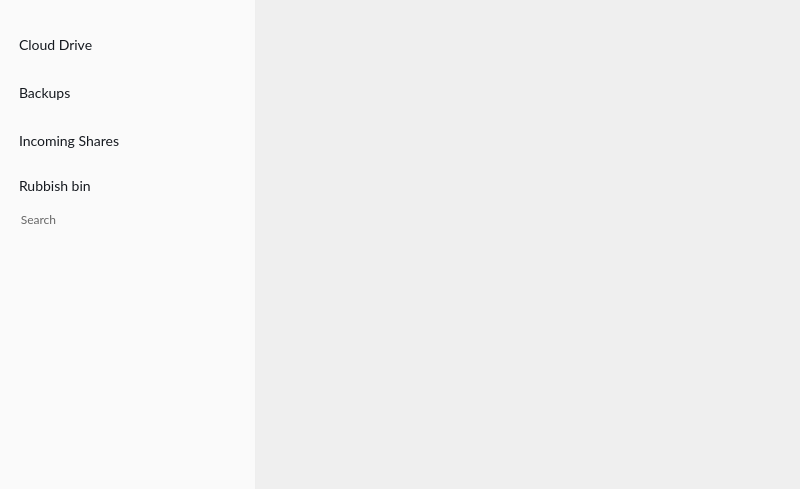
<?xml version="1.0" encoding="UTF-8"?>
<ui version="4.0">
 <class>NodeSelector</class>
 <widget class="QDialog" name="NodeSelector">
  <property name="windowModality">
   <enum>Qt::NonModal</enum>
  </property>
  <property name="geometry">
   <rect>
    <x>0</x>
    <y>0</y>
    <width>800</width>
    <height>489</height>
   </rect>
  </property>
  <property name="minimumSize">
   <size>
    <width>600</width>
    <height>300</height>
   </size>
  </property>
  <property name="windowTitle">
   <string>Select a MEGA folder</string>
  </property>
  <property name="autoFillBackground">
   <bool>false</bool>
  </property>
  <property name="styleSheet">
   <string notr="true">QGroupBox, QPushButton
{
background-color: transparent;
}

#cbAlwaysUploadToLocation
{
    spacing: 10px;
}

QWidget
{
font-size: 11px;
}

QScrollBar:horizontal {
height: 16px;
}

#TransferManager
{
    border-radius: 4px;
    border: 1px solid black;
}

*
{
    font-family: Lato;
}

#wLeftPaneNS
{
    background-color: #FAFAFA;
    border-right: 1px solid #EEEEEE;
}

#wRightPaneHeader, #sCurrentContent
{
    background-color: white;
}

#wStorage QFrame
{
    padding-right: 6px;
    padding-left: 6px;
}

#wSearchNS  QFrame
{
    padding-right: 6px;
    padding-left: 6px;
}

#wStorage QPushButton
{
    height: 34px;
}

QGroupBox
{
    font-size: 12px;
    border: none;
}

QGroupBox::title
{
    font-family: Lato;
   color: #666666;
    padding-left: 10px;
}

#wStorage QPushButton
{
    font-size: 14px;
    color: #15191F;
    border: none;
    text-align: left;
    padding-right: 0px;
    padding-left: 0px;
    qProperty-iconSize: 24px;
}

#wSearchNS QPushButton
{
    font-size: 14px;
    color: #15191F;
    border: none;
    text-align: left;
    padding-left: -1px;
    padding-right: 0px;
    qProperty-iconSize: 24px;
}
 
#wLeftPaneNS QToolButton
{
  border: none;
}


</string>
  </property>
  <layout class="QHBoxLayout" name="horizontalLayout_15" stretch="0,1">
   <property name="spacing">
    <number>0</number>
   </property>
   <property name="leftMargin">
    <number>0</number>
   </property>
   <property name="topMargin">
    <number>0</number>
   </property>
   <property name="rightMargin">
    <number>0</number>
   </property>
   <property name="bottomMargin">
    <number>0</number>
   </property>
   <item>
    <widget class="QWidget" name="wLeftPaneNS" native="true">
     <property name="sizePolicy">
      <sizepolicy hsizetype="Fixed" vsizetype="Preferred">
       <horstretch>0</horstretch>
       <verstretch>0</verstretch>
      </sizepolicy>
     </property>
     <property name="minimumSize">
      <size>
       <width>256</width>
       <height>0</height>
      </size>
     </property>
     <property name="maximumSize">
      <size>
       <width>256</width>
       <height>16777215</height>
      </size>
     </property>
     <property name="styleSheet">
      <string notr="true">#wLeftPaneNS QFrame &gt; QLabel
{
    font-weight: bold;
    color: #999999;
    font-size: 10px;
	text-align: right;
    border-radius: 12px;
}

#wLeftPaneNS QFrame[itsOn=true] 
{
	border-radius: 4px;
    background: solid white;
}

#wLeftPaneNS QFrame[itsOn=true]  &gt; QLabel
{
    border: 1px solid #F5F5F5; 
    background-color: #FAFAFA;
}

#wLeftPaneNS QFrame[itsOn=false] 
{
	border-radius: none;
    background-color: transparent;
}

#wLeftPaneNS QFrame[itsOn=false] &gt; QLabel
{
    border: 1px transparent #FAFAFA; 
    background: transparent;
}

#wLeftPaneNS QFrame
{
min-height:40px;
}

#wLeftPaneNS QPushButton
{
min-height:40px;
}

</string>
     </property>
     <layout class="QVBoxLayout" name="verticalLayout">
      <property name="topMargin">
       <number>0</number>
      </property>
      <item>
       <widget class="QGroupBox" name="wStorage">
        <property name="title">
         <string/>
        </property>
        <layout class="QVBoxLayout" name="wSearchLayout_2">
         <property name="spacing">
          <number>8</number>
         </property>
         <property name="leftMargin">
          <number>4</number>
         </property>
         <property name="topMargin">
          <number>24</number>
         </property>
         <property name="rightMargin">
          <number>4</number>
         </property>
         <property name="bottomMargin">
          <number>4</number>
         </property>
         <item>
          <widget class="QFrame" name="fCloudDrive">
           <property name="minimumSize">
            <size>
             <width>0</width>
             <height>40</height>
            </size>
           </property>
           <property name="frameShape">
            <enum>QFrame::NoFrame</enum>
           </property>
           <property name="frameShadow">
            <enum>QFrame::Plain</enum>
           </property>
           <layout class="QHBoxLayout" name="horizontalLayout">
            <property name="leftMargin">
             <number>0</number>
            </property>
            <property name="topMargin">
             <number>0</number>
            </property>
            <property name="rightMargin">
             <number>0</number>
            </property>
            <property name="bottomMargin">
             <number>0</number>
            </property>
            <item>
             <widget class="QPushButton" name="bShowCloudDrive">
              <property name="sizePolicy">
               <sizepolicy hsizetype="Expanding" vsizetype="Fixed">
                <horstretch>0</horstretch>
                <verstretch>0</verstretch>
               </sizepolicy>
              </property>
              <property name="minimumSize">
               <size>
                <width>0</width>
                <height>40</height>
               </size>
              </property>
              <property name="maximumSize">
               <size>
                <width>16777215</width>
                <height>16777215</height>
               </size>
              </property>
              <property name="font">
               <font>
                <family>Lato</family>
                <pointsize>-1</pointsize>
                <bold>false</bold>
               </font>
              </property>
              <property name="cursor">
               <cursorShape>PointingHandCursor</cursorShape>
              </property>
              <property name="acceptDrops">
               <bool>true</bool>
              </property>
              <property name="text">
               <string notr="true">Cloud Drive</string>
              </property>
              <property name="icon">
               <iconset theme="cloud_ico" resource="../../../Resources_common.qrc">
                <normaloff>:/images/node_selector/sidebar/cloud_ico_default.png</normaloff>:/images/node_selector/sidebar/cloud_ico_default.png</iconset>
              </property>
              <property name="iconSize">
               <size>
                <width>24</width>
                <height>24</height>
               </size>
              </property>
              <property name="checkable">
               <bool>true</bool>
              </property>
              <property name="autoExclusive">
               <bool>true</bool>
              </property>
              <property name="autoDefault">
               <bool>false</bool>
              </property>
              <property name="flat">
               <bool>false</bool>
              </property>
              <property name="default_icon" stdset="0">
               <string notr="true">qrc:/images/node_selector/sidebar/cloud_ico_default.png</string>
              </property>
              <property name="icon_spacing" stdset="0">
               <UInt>4</UInt>
              </property>
              <attribute name="buttonGroup">
               <string notr="true">buttonGroup</string>
              </attribute>
             </widget>
            </item>
           </layout>
          </widget>
         </item>
         <item>
          <widget class="QFrame" name="fBackups">
           <property name="minimumSize">
            <size>
             <width>0</width>
             <height>40</height>
            </size>
           </property>
           <property name="frameShape">
            <enum>QFrame::NoFrame</enum>
           </property>
           <property name="frameShadow">
            <enum>QFrame::Plain</enum>
           </property>
           <layout class="QHBoxLayout" name="horizontalLayout_2">
            <property name="leftMargin">
             <number>0</number>
            </property>
            <property name="topMargin">
             <number>0</number>
            </property>
            <property name="rightMargin">
             <number>0</number>
            </property>
            <property name="bottomMargin">
             <number>0</number>
            </property>
            <item>
             <widget class="QPushButton" name="bShowBackups">
              <property name="sizePolicy">
               <sizepolicy hsizetype="Expanding" vsizetype="Fixed">
                <horstretch>0</horstretch>
                <verstretch>0</verstretch>
               </sizepolicy>
              </property>
              <property name="minimumSize">
               <size>
                <width>0</width>
                <height>40</height>
               </size>
              </property>
              <property name="font">
               <font>
                <family>Lato</family>
                <pointsize>-1</pointsize>
                <bold>false</bold>
               </font>
              </property>
              <property name="cursor">
               <cursorShape>PointingHandCursor</cursorShape>
              </property>
              <property name="text">
               <string notr="true">Backups</string>
              </property>
              <property name="icon">
               <iconset theme="backups_ico" resource="../../../Resources_common.qrc">
                <normaloff>:/images/node_selector/sidebar/backup_ico_default.png</normaloff>:/images/node_selector/sidebar/backup_ico_default.png</iconset>
              </property>
              <property name="checkable">
               <bool>true</bool>
              </property>
              <property name="autoExclusive">
               <bool>true</bool>
              </property>
              <property name="autoDefault">
               <bool>false</bool>
              </property>
              <property name="default_icon" stdset="0">
               <string notr="true">qrc:/images/node_selector/sidebar/backup_ico_default.png</string>
              </property>
              <property name="icon_spacing" stdset="0">
               <UInt>4</UInt>
              </property>
              <attribute name="buttonGroup">
               <string notr="true">buttonGroup</string>
              </attribute>
             </widget>
            </item>
           </layout>
          </widget>
         </item>
         <item>
          <widget class="QFrame" name="fIncomingShares">
           <property name="sizePolicy">
            <sizepolicy hsizetype="Preferred" vsizetype="Preferred">
             <horstretch>0</horstretch>
             <verstretch>0</verstretch>
            </sizepolicy>
           </property>
           <property name="minimumSize">
            <size>
             <width>0</width>
             <height>40</height>
            </size>
           </property>
           <property name="maximumSize">
            <size>
             <width>16777215</width>
             <height>16777215</height>
            </size>
           </property>
           <property name="frameShape">
            <enum>QFrame::NoFrame</enum>
           </property>
           <property name="frameShadow">
            <enum>QFrame::Plain</enum>
           </property>
           <layout class="QHBoxLayout" name="horizontalLayout_3">
            <property name="spacing">
             <number>3</number>
            </property>
            <property name="leftMargin">
             <number>0</number>
            </property>
            <property name="topMargin">
             <number>0</number>
            </property>
            <property name="rightMargin">
             <number>0</number>
            </property>
            <property name="bottomMargin">
             <number>0</number>
            </property>
            <item>
             <widget class="QPushButton" name="bShowIncomingShares">
              <property name="sizePolicy">
               <sizepolicy hsizetype="Expanding" vsizetype="Fixed">
                <horstretch>0</horstretch>
                <verstretch>0</verstretch>
               </sizepolicy>
              </property>
              <property name="minimumSize">
               <size>
                <width>0</width>
                <height>40</height>
               </size>
              </property>
              <property name="font">
               <font>
                <family>Lato</family>
                <pointsize>-1</pointsize>
                <bold>false</bold>
               </font>
              </property>
              <property name="cursor">
               <cursorShape>PointingHandCursor</cursorShape>
              </property>
              <property name="acceptDrops">
               <bool>true</bool>
              </property>
              <property name="text">
               <string notr="true">Incoming Shares</string>
              </property>
              <property name="icon">
               <iconset resource="../../../Resources_common.qrc">
                <normaloff>:/images/node_selector/sidebar/folder-users_default.png</normaloff>:/images/node_selector/sidebar/folder-users_default.png</iconset>
              </property>
              <property name="checkable">
               <bool>true</bool>
              </property>
              <property name="autoExclusive">
               <bool>true</bool>
              </property>
              <property name="autoDefault">
               <bool>false</bool>
              </property>
              <property name="default_icon" stdset="0">
               <string notr="true">qrc:/images/node_selector/sidebar/folder-users_default.png</string>
              </property>
              <property name="icon_spacing" stdset="0">
               <UInt>4</UInt>
              </property>
              <attribute name="buttonGroup">
               <string notr="true">buttonGroup</string>
              </attribute>
             </widget>
            </item>
           </layout>
          </widget>
         </item>
         <item>
          <widget class="QFrame" name="fRubbish">
           <layout class="QHBoxLayout" name="horizontalLayout_4">
            <property name="spacing">
             <number>3</number>
            </property>
            <property name="leftMargin">
             <number>0</number>
            </property>
            <property name="topMargin">
             <number>0</number>
            </property>
            <property name="rightMargin">
             <number>0</number>
            </property>
            <property name="bottomMargin">
             <number>0</number>
            </property>
            <item>
             <widget class="QPushButton" name="bRubbish">
              <property name="sizePolicy">
               <sizepolicy hsizetype="Expanding" vsizetype="Fixed">
                <horstretch>0</horstretch>
                <verstretch>0</verstretch>
               </sizepolicy>
              </property>
              <property name="cursor">
               <cursorShape>PointingHandCursor</cursorShape>
              </property>
              <property name="acceptDrops">
               <bool>true</bool>
              </property>
              <property name="text">
               <string notr="true">Rubbish bin</string>
              </property>
              <property name="icon">
               <iconset resource="../../../Resources_common.qrc">
                <normaloff>:/images/node_selector/sidebar/rubbish_default.png</normaloff>:/images/node_selector/sidebar/rubbish_default.png</iconset>
              </property>
              <property name="checkable">
               <bool>true</bool>
              </property>
              <property name="autoExclusive">
               <bool>true</bool>
              </property>
              <property name="autoDefault">
               <bool>false</bool>
              </property>
              <property name="default_icon" stdset="0">
               <string notr="true">qrc:/images/node_selector/sidebar/rubbish_default.png</string>
              </property>
              <property name="icon_spacing" stdset="0">
               <UInt>4</UInt>
              </property>
              <attribute name="buttonGroup">
               <string notr="true">buttonGroup</string>
              </attribute>
             </widget>
            </item>
           </layout>
          </widget>
         </item>
        </layout>
       </widget>
      </item>
      <item>
       <widget class="QGroupBox" name="wSearchNS">
        <property name="title">
         <string>Search</string>
        </property>
        <layout class="QVBoxLayout" name="wSearchLayout">
         <property name="spacing">
          <number>0</number>
         </property>
         <property name="leftMargin">
          <number>4</number>
         </property>
         <property name="topMargin">
          <number>24</number>
         </property>
         <property name="rightMargin">
          <number>4</number>
         </property>
         <property name="bottomMargin">
          <number>4</number>
         </property>
         <item alignment="Qt::AlignBottom">
          <widget class="QFrame" name="fSearchStringNS">
           <property name="focusPolicy">
            <enum>Qt::StrongFocus</enum>
           </property>
           <property name="frameShape">
            <enum>QFrame::NoFrame</enum>
           </property>
           <property name="frameShadow">
            <enum>QFrame::Plain</enum>
           </property>
           <layout class="QHBoxLayout" name="horizontalLayout_14">
            <property name="spacing">
             <number>0</number>
            </property>
            <property name="leftMargin">
             <number>0</number>
            </property>
            <property name="topMargin">
             <number>0</number>
            </property>
            <property name="rightMargin">
             <number>0</number>
            </property>
            <property name="bottomMargin">
             <number>0</number>
            </property>
            <item>
             <widget class="QPushButton" name="bSearchNS">
              <property name="sizePolicy">
               <sizepolicy hsizetype="Expanding" vsizetype="Fixed">
                <horstretch>0</horstretch>
                <verstretch>0</verstretch>
               </sizepolicy>
              </property>
              <property name="cursor">
               <cursorShape>PointingHandCursor</cursorShape>
              </property>
              <property name="text">
               <string notr="true"/>
              </property>
              <property name="icon">
               <iconset resource="../../../Resources_common.qrc">
                <normaloff>:/images/node_selector/sidebar/search_default.png</normaloff>:/images/node_selector/sidebar/search_default.png</iconset>
              </property>
              <property name="checkable">
               <bool>true</bool>
              </property>
              <property name="autoDefault">
               <bool>false</bool>
              </property>
              <property name="default_icon" stdset="0">
               <string notr="true">qrc:/images/node_selector/sidebar/search_default.png</string>
              </property>
              <attribute name="buttonGroup">
               <string notr="true">buttonGroup</string>
              </attribute>
             </widget>
            </item>
            <item>
             <widget class="QToolButton" name="tClearSearchResultNS">
              <property name="cursor">
               <cursorShape>PointingHandCursor</cursorShape>
              </property>
              <property name="styleSheet">
               <string notr="true">*
{
padding-top:1px;
padding-right:1px;
}</string>
              </property>
              <property name="text">
               <string/>
              </property>
              <property name="icon">
               <iconset resource="../../../Resources_common.qrc">
                <normaloff>:/images/transfer_manager/sidebar/delete_search_result_default.png</normaloff>:/images/transfer_manager/sidebar/delete_search_result_default.png</iconset>
              </property>
              <property name="iconSize">
               <size>
                <width>16</width>
                <height>16</height>
               </size>
              </property>
              <property name="default_icon" stdset="0">
               <string notr="true">qrc:/images/transfer_manager/sidebar/delete_search_result_default.png</string>
              </property>
             </widget>
            </item>
           </layout>
          </widget>
         </item>
        </layout>
       </widget>
      </item>
      <item>
       <spacer name="verticalSpacer">
        <property name="orientation">
         <enum>Qt::Vertical</enum>
        </property>
        <property name="sizeHint" stdset="0">
         <size>
          <width>20</width>
          <height>40</height>
         </size>
        </property>
       </spacer>
      </item>
     </layout>
    </widget>
   </item>
   <item>
    <widget class="QStackedWidget" name="stackedWidget">
     <property name="minimumSize">
      <size>
       <width>0</width>
       <height>0</height>
      </size>
     </property>
     <property name="currentIndex">
      <number>-1</number>
     </property>
    </widget>
   </item>
  </layout>
 </widget>
 <resources>
  <include location="../../../Resources_common.qrc"/>
 </resources>
 <connections/>
 <buttongroups>
  <buttongroup name="buttonGroup"/>
 </buttongroups>
</ui>
